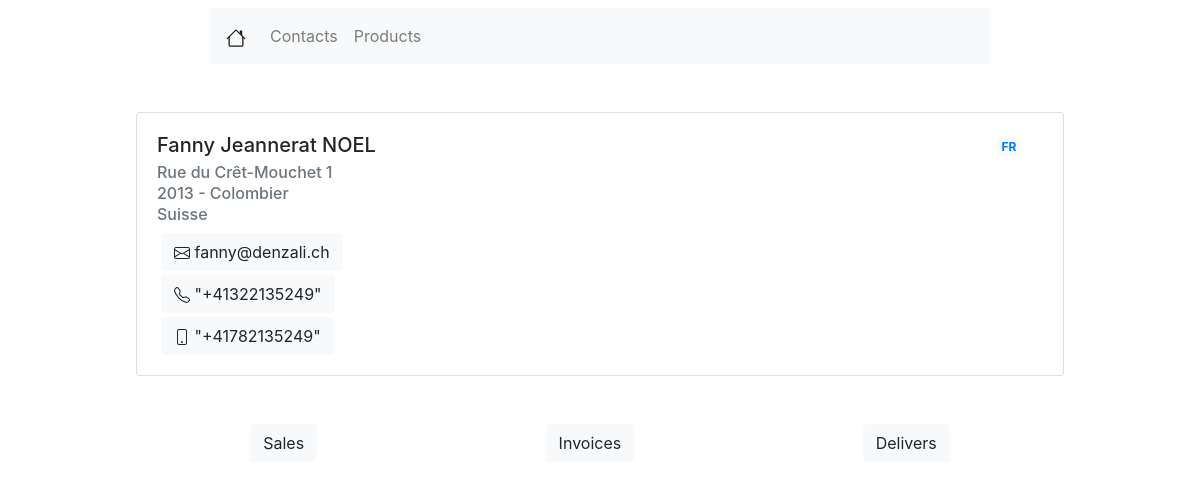
The app's page /contacts/1/ with its own data.
### contacts/models.py (models this page shows)
class Contact(models.Model):
    title = models.CharField(verbose_name="titre", max_length=50, null=True)
    lang = models.CharField(verbose_name="Langue maternelle", max_length=80, null=True, blank=True)
    name = models.CharField(verbose_name='Nom et prénom du contact', max_length=200, null=True)
    age = models.IntegerField(verbose_name='Age', default=0, null=True)
    street = models.CharField(verbose_name="Addresse", max_length=100, null=True)
    region_zip = models.IntegerField(verbose_name="Code postale", null=True)
    city = models.CharField(verbose_name="Ville", max_length=200, null=True)
    country = models.CharField(verbose_name="Pays", max_length=100, null=True)
    phone = PhoneNumberField(null=True)
    mobile = PhoneNumberField(null=True)
    email = models.EmailField(verbose_name="E-mail", max_length=254, null=True)
    state = models.CharField(verbose_name="Etat", max_length=20, null=True)

### contacts/views.py (the view)
# urls.py: path('<int:pk>/', views.DetailView.as_view(), name='contact_detail'),
class DetailView(generic.DetailView):
    model = Contact
    template_name = 'contacts/contacts_other_infos.html'

### contacts/templates/contacts/contacts_other_infos.html (shortened to what this page needs)
{% extends 'contacts/contacts_formview.html' %}
{% block other_infos %}
    <div class="row mx-auto mt-5 justify-content-around" style="width: 58rem;">
        <button class="btn btn-light" type="button" data-toggle="collapse" data-target="#sales" aria-expanded="false" aria-controls="collapseExample">
        Sales
        </button>
        <button class="btn btn-light" type="button" data-toggle="collapse" data-target="#invoices" aria-expanded="false" aria-controls="collapseExample">
        Invoices
        </button>
        <button class="btn btn-light" type="button" data-toggle="collapse" data-target="#delivers" aria-expanded="false" aria-controls="collapseExample">
        Delivers
        </button>
    </div>
{% endblock %}

### contacts/templates/contacts/contacts_formview.html (shortened to what this page needs)
{% extends 'viewlist/viewlist.html' %}
{% block viewlist %}
    <div class="row mx-auto mt-5 justify-content-center">
        <div class="card" style="width: 58rem;">
            <div class="card-body">
                <div class="row">
                    <div class="col-md-11">
                        <h5 class="card-title">{{ contact.name }}</h5>
                    </div>
                    <div class="col-md-1">
                        <span class="badge bg-light text-primary">{{ contact.lang }}</span>
                    </div>
                </div>
                <h6 class="card-subtitle mb-2 text-muted ">{{ contact.street }}</h6>
                <h6 class="card-subtitle mb-2 text-muted">{{ contact.region_zip }} - {{ contact.city }}</h6>
                <h6 class="card-subtitle mb-2 text-muted">{{ contact.country }}</h6>
                <div class="row ml-1 mb-1">
                    <a class="btn btn-light btn-xlg" href="mailto:{{ contact.email }}">
                        <span class="glyphicon glyphicon-earphone">{{ contact.email }}</span>
                    </a>
                </div>
                {% if contact.phone %}
                <div class="row ml-1 mb-1">
                    <a class="btn btn-light btn-xlg" href="tel:{{ contact.phone }}">
                        <span class="glyphicon glyphicon-earphone">{{ contact.phone }}</span>
                    </a>
                </div>
                {% endif %}
                {% if contact.mobile %}
                <div class="row ml-1 mt-1">
                    <a class="btn btn-light btn-xlg" href="tel:{{ contact.mobile }}">
                        <span class="glyphicon glyphicon-earphone">{{ contact.mobile }}</span>
                    </a>
                </div>
                {% endif %}
            </div>
        </div>
    </div>
    {% block other_infos %}
    {% endblock %}
{% endblock %}

### records on screen
Contact: name "Fanny Jeannerat NOEL", lang "FR", street "Rue du Crêt-Mouchet 1", region_zip "2013", city "Colombier", country "Suisse", email "fanny@denzali.ch", phone "\"+41322135249\"", mobile "\"+41782135249\""
